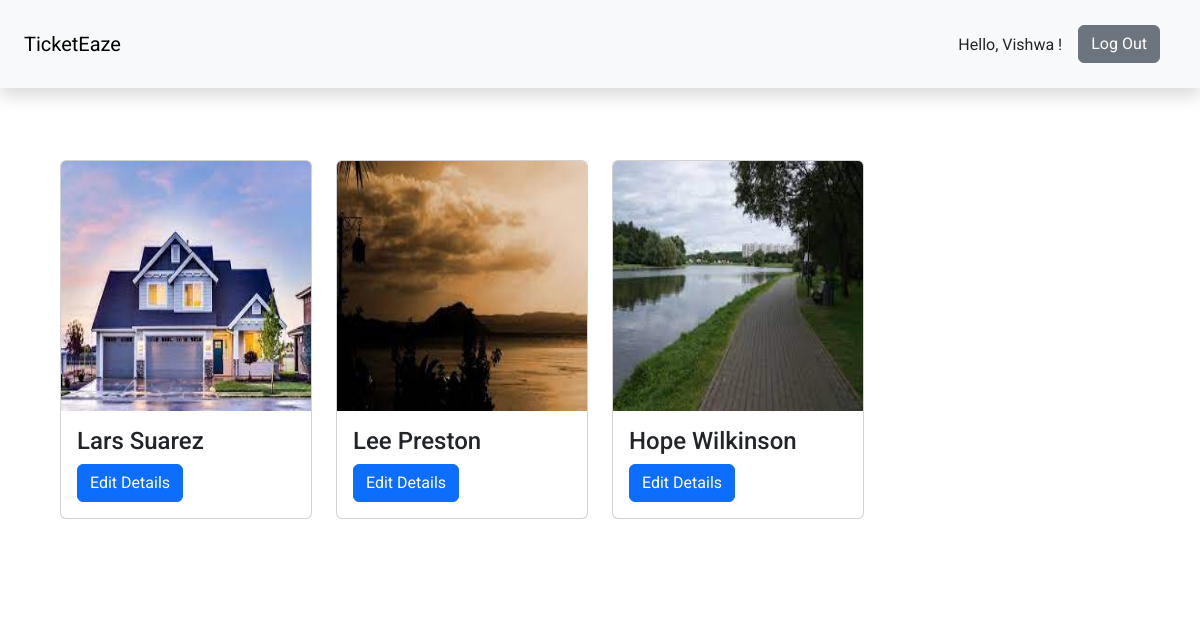
Page /management/venue/edit (signed in) on the earlier database version.
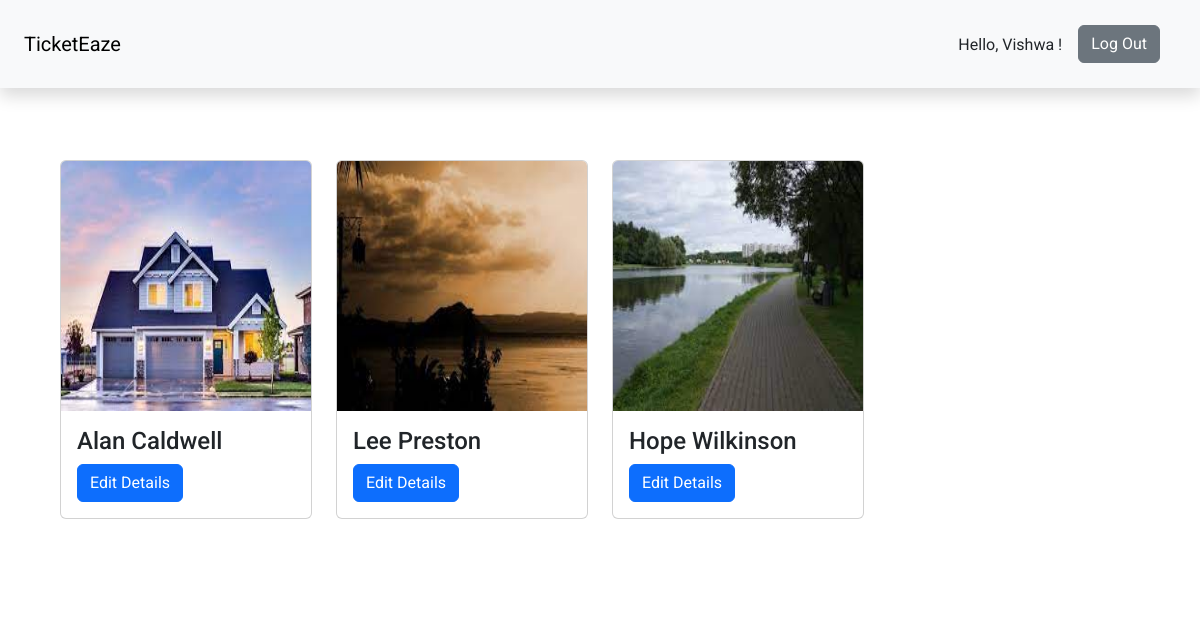
Same page on the later database version.
### models.py (models this page shows, shortened)
class admin(UserMixin,db.Model):
   id = db.Column( db.Integer, primary_key = True)
   name = db.Column(db.String(100))
   email = db.Column(db.String(100))
   phonenumber = db.Column(db.String(12))
   password = db.Column(db.String(257))

class venue(db.Model):
   id = db.Column(db.Integer, primary_key = True)
   name = db.Column(db.String(100))
   city = db.Column(db.String(50))
   capacity = db.Column(db.String(200))
   pincode = db.Column(db.String(10))
   venuetype = db.Column(db.String(10))

### app.py (the view)
@app.route("/management/venue/edit",methods=['GET','POST'])
@admin_login_required
def editvenue():
  venue_id=request.args.get('venue_id')
  if request.method=='POST':
     venue_id=request.form.get('venue_id')
     venue_name=request.form.get("venue_name")
     venue_capacity=request.form.get("venue_capacity")
     venue_pincode=request.form.get("venue_pincode")
     venue_type=request.form.get("venue_type")
     venue_location=request.form.get("venue_location")
     venue_img = request.files['venue_img']
     if venue_img.filename!='':
        print(venue_id)
        extension = os.path.splitext(venue_img.filename)[1]
        filename=str(venue_id)+extension
        venue_img.save(os.path.join(app.config['UPLOAD_FOLDER'],"venue", filename))
     else:
        print("no image")
     return redirect("/management/venue/edit")
  else:
    if not venue_id:
      venue_details = db.session.query(venue).all()
      return render_template("Admin/VenueList.html",title="Venue List",venues=venue_details)
    else:
      venue_details = db.session.query(venue).filter_by(id=venue_id).first()
      return render_template("Admin/EditVenue.html",venue=venue_details)

### app.py (called while the page is built)
@login_manager.user_loader
def load_user(user_id):
        if session['user_type']=='user':
          record = user.query.get(int(user_id))
        elif session['user_type']=='admin':
          record = admin.query.get(int(user_id))
        return record

@app.after_request
def after_request(response):
    response.headers["Cache-Control"] = "no-cache, no-store, must-revalidate"
    return response

### models.py (called while the page is built)
def admin_login_required(f):
    @wraps(f)
    def decorated_func(*args, **kwargs):
        if not current_user.is_anonymous :
          if session['user_type']=='admin':
              return f(*args, **kwargs)
          else:
              return redirect("/")
        return redirect("/")
    return decorated_func

### templates/Admin/VenueList.html
{% extends "./Layouts/layout.html" %}
{% block content %}
{% include "./Layouts/navBarAdmin.html" %}
{% block VenueList %}
<section class="w-100  bg-white p-5">
    <div class="container">
      <div class="row py-3">
        {% for i in venues %}
        <div class="col-md-6 col-lg-4 col-xl-3 my-md-2 my-sm-2">
          <div class="card">
            <img src="/static/file_uploads/venue/{{i.id}}.jpeg" width="250px" height="250px" alt="Image 1" class="card-img-top">
            <div class="card-body">
              <h4 class="card-title">{{i.name}}</h4>
              <a href="/management/venue/edit?venue_id={{i.id}}" class="btn btn-primary">Edit Details</a>
            </div>
          </div>
        </div>
        {% endfor %}
    </div>
  </section>
{% endblock VenueList %}
{% endblock content %}

### templates/Layouts/layout.html (shortened to what this page needs)
<!DOCTYPE html>
<html lang="en">
<head>
    <link href="https://cdn.jsdelivr.net/npm/bootstrap@5.3.0-alpha1/dist/css/bootstrap.min.css" rel="stylesheet">
</head>
<body class="">
    {% block content %}{% endblock content %}
</body>
</html>

### templates/Layouts/navBarAdmin.html (shortened to what this page needs)
<nav class="navbar navbar-expand-lg navbar-light bg-light p-4 shadow ">
    <div class="navbar-brand " href="#">TicketEaze</div>
    <div class="collapse navbar-collapse d-lg-flex justify-content-lg-end" id="navbarNav">
      <ul class="navbar-nav ml-auto">
        {% if current_user.is_authenticated %}
          <li class="pt-2 nav-item d-none d-lg-block">Hello, {{current_user.name}} !</li>
          <li class="list-unstyled mx-3 d-lg-block  d-none">
            <button type="button" class="btn btn-secondary" onclick="location.href='/logout'">Log Out</button>
          </li>
        {% endif %}
      </ul>
    </div>
  </nav>

### templates/Layouts/layout.html (style rules this page uses)
body { font-family: 'Roboto', sans-serif; }

Differences in the rows shown:
changed venue: name "Lars Suarez" → "Alan Caldwell"
